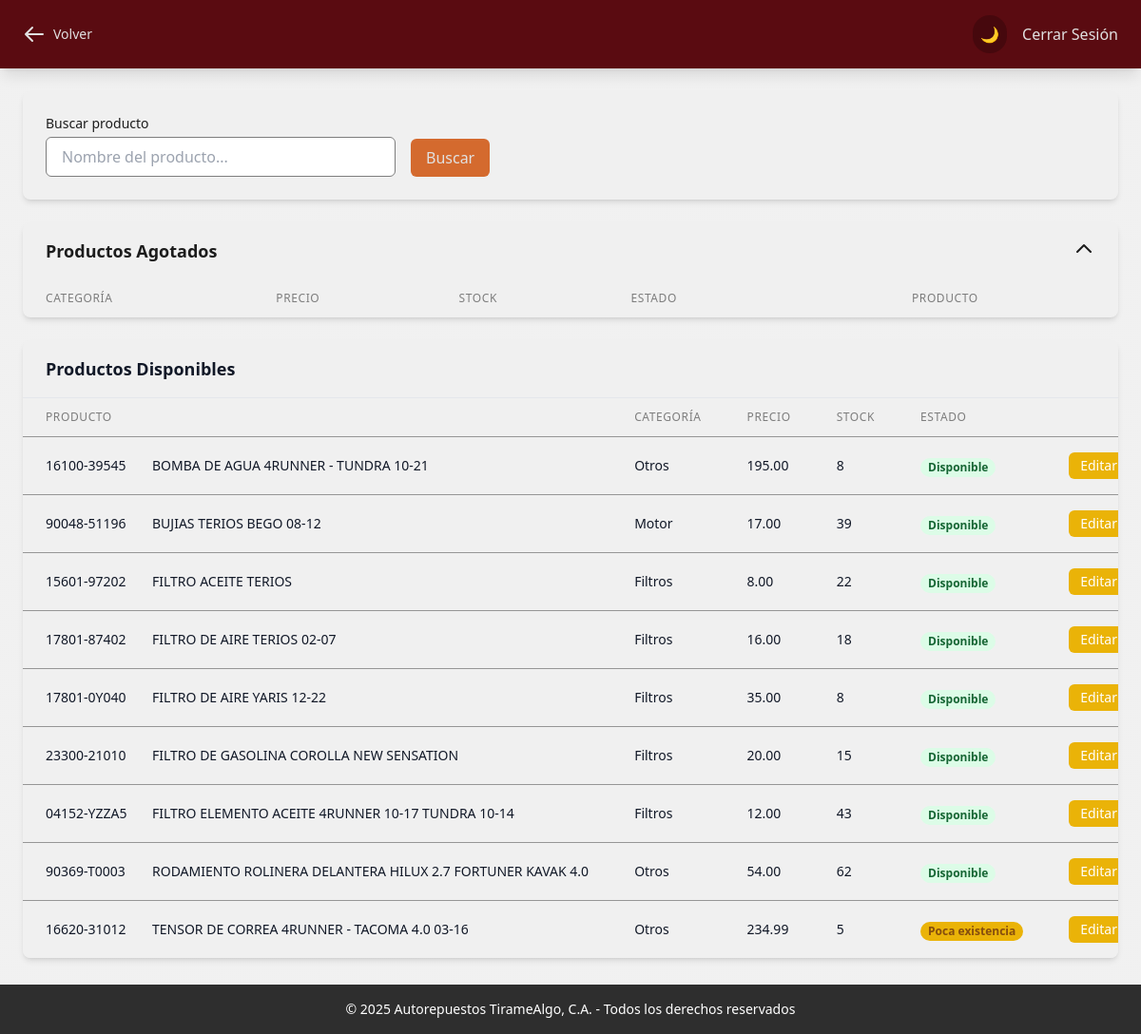
The app's page /panelAdmin/ver-Producto.php (signed in) with its own data.
### tables this page shows
CREATE TABLE `productos` (
  `id_producto` int(11) NOT NULL,
  `numero_de_parte` varchar(20) NOT NULL,
  `nombre_producto` varchar(80) NOT NULL,
  `categoria_producto` varchar(20) DEFAULT NULL,
  `marca_producto` varchar(20) DEFAULT NULL,
  `precio_producto` decimal(10,2) DEFAULT NULL,
  `stock_producto` int(11) DEFAULT NULL,
  `descripcion_producto` text DEFAULT NULL,
  `fecha_creacion` date DEFAULT NULL,
  `hora_creacion` time DEFAULT NULL
);

### panelAdmin/ver-Producto.php (the view, shortened to what this page needs)
<?php
require("../logica/conexionbdd.php");
$search_query = "";
if (isset($_GET['search'])) {
    $search_query = $_GET['search'];
    $sql = "SELECT * FROM productos WHERE nombre_producto LIKE '%$search_query%' ORDER BY nombre_producto ASC;";
} else {
    $sql = "SELECT * FROM productos WHERE stock_producto > 0 ORDER BY nombre_producto ASC;";
}
$result = $conn->query($sql);
?>
<!DOCTYPE html>
<html lang="es" class="dark">
<head>
    <script src="https://cdn.tailwindcss.com"></script>
    <script src="../js/tailwind_config.js"></script>
    <link rel="stylesheet" href="../css/global_style.css">
</head>
<body class="bg-pattern transition-colors duration-200">
    <nav class="bg-custom-wineDeep dark:bg-custom-wineDeep text-custom-silver px-6 py-4 fixed w-full top-0 z-50 shadow-lg">
        <div class="flex justify-between items-center">
            <a href="admin.php"
            class="text-xl hover:text-gray-200 transition-colors duration-200 flex items-center gap-2 cursor-pointer">
                <svg class="w-6 h-6" fill="none" stroke="currentColor" viewBox="0 0 24 24">
                    <path stroke-linecap="round" stroke-linejoin="round" stroke-width="2" d="M10 19l-7-7m0 0l7-7m-7 7h18"/>
                </svg>
                <span class="text-sm">Volver</span>
            </a>
            <div class="flex items-center gap-4">
                <button
                    onclick="toggleDarkMode()"
                    class="p-2 rounded-full bg-custom-wineDark dark:bg-custom-red hover:bg-custom-red dark:hover:bg-custom-wineDark transition-colors duration-200"
                    aria-label="Alternar entre modo oscuro y claro"
                >
                    <span class="dark:hidden">🌙</span>
                </button>
                <a href="../logica/cerrar-sesion.php" class="hover:underline">Cerrar Sesión</a>
            </div>
        </div>
    </nav>
    <main class="pt-24 px-6 pb-20">
        <div class="bg-custom-silverLight dark:bg-custom-steelDark rounded-lg shadow-md p-6 mb-6">
            <form method="GET" action="ver-Producto.php" class="flex flex-col sm:flex-row gap-4 items-end">
                <div class="w-full sm:w-1/3">
                    <label class="block text-sm font-medium text-custom-black dark:text-custom-silver mb-1">
                        Buscar producto
                    </label>
                    <input
                        type="text"
                        name="search"
                        placeholder="Nombre del producto..."
                        class="w-full px-4 py-2 rounded-md border border-custom-gray dark:border-custom-gray
                            dark:bg-custom-gray dark:text-custom-silverLight focus:ring-2 focus:ring-custom-red"
                        value="<?php echo htmlspecialchars($search_query); ?>"
                    >
                </div>
                <button type="submit" class="w-full sm:w-auto px-4 py-2 bg-custom-orange hover:bg-custom-wineDark dark:bg-custom-orange
                        dark:hover:bg-custom-red text-custom-silver rounded-md transition-colors duration-200">
                    Buscar
                </button>
            </form>
        </div>
        <div class="bg-custom-silverLight dark:bg-custom-steelDark rounded-lg shadow-md overflow-hidden mb-6">
            <button onclick="toggleSinStock()"
                    class="w-full px-6 py-4 flex justify-between items-center text-left text-custom-black dark:text-custom-silver hover:bg-custom-silverTitan dark:hover:bg-custom-gray">
                <div class="flex items-center">
                    <span class="text-lg font-semibold">Productos Agotados</span>
                </div>
                <svg id="arrow-sin-stock" class="w-5 h-5 transform rotate-180 transition-transform duration-200" fill="none" stroke="currentColor" viewBox="0 24 24">
                    <path stroke-linecap="round" stroke-linejoin="round" stroke-width="2" d="M19 9l-7 7-7-7"/>
                </svg>
            </button>
            <div id="lista-sin-stock">
                <div class="overflow-x-auto">
                    <table class="min-w-full divide-y divide-custom-silverTitan dark:divide-custom-gray">
                        <thead class="bg-custom-gray-50 dark:bg-custom-gray">
                            <tr>
                                <th class="px-6 py-3 text-left text-xs font-medium text-custom-gray dark:text-custom-silverLight uppercase tracking-wider">Categoría</th>
                                <th class="px-6 py-3 text-left text-xs font-medium text-custom-gray dark:text-custom-silverLight uppercase tracking-wider">Precio</th>
                                <th class="px-6 py-3 text-left text-xs font-medium text-custom-gray dark:text-custom-silverLight uppercase tracking-wider">Stock</th>
                                <th class="px-6 py-3 text-left text-xs font-medium text-custom-gray dark:text-custom-silverLight uppercase tracking-wider">Estado</th>
                                <th class="px-6 py-3 text-left text-xs font-medium text-custom-gray dark:text-custom-silverLight uppercase tracking-wider"></th>
                                <th class="px-6 py-3 text-left text-xs font-medium text-custom-gray dark:text-custom-silverLight uppercase tracking-wider">Producto</th>
                            </tr>
                        </thead>
                    </table>
                </div>
            </div>
        </div>
        <div class="bg-custom-silverLight dark:bg-custom-steelDark rounded-lg shadow-md overflow-hidden" id="lista-productos">
            <div class="px-6 py-4 border-b border-gray-200 dark:border-gray-700">
                <h2 class="text-lg font-semibold text-gray-900 dark:text-white">Productos Disponibles</h2>
            </div>
            <div class="overflow-x-auto">
                <table class="min-w-full divide-y divide-custom-silverTitan dark:divide-custom-gray">
                    <thead class="bg-custom-gray-50 dark:bg-custom-gray">
                        <tr>
                            <th class="px-6 py-3 text-left text-xs font-medium text-custom-gray dark:text-custom-silverLight uppercase tracking-wider">Producto</th>
                            <th class="px-6 py-3 text-left text-xs font-medium text-custom-gray dark:text-custom-silverLight uppercase tracking-wider">Categoría</th>
                            <th class="px-6 py-3 text-left text-xs font-medium text-custom-gray dark:text-custom-silverLight uppercase tracking-wider">Precio</th>
                            <th class="px-6 py-3 text-left text-xs font-medium text-custom-gray dark:text-custom-silverLight uppercase tracking-wider">Stock</th>
                            <th class="px-6 py-3 text-left text-xs font-medium text-custom-gray dark:text-custom-silverLight uppercase tracking-wider">Estado</th>
                            <th class="px-6 py-3 text-left text-xs font-medium text-custom-gray dark:text-custom-silverLight uppercase tracking-wider"></th>
                        </tr>
                    </thead>
                    <tbody class="bg-custom-silverLight dark:bg-custom-steelDark divide-y divide-custom-silverTitan dark:divide-custom-gray">
                        <?php
                        if ($result->num_rows > 0) {
                            while ($row = $result->fetch_assoc()) {
                        ?>
                        <tr>
                        <a href="../catalogo/producto-detalle.php? echo $row['id_producto']; ?>">
                            <td class="px-6 py-4 whitespace-nowrap" >
                                <div class="flex items-center">
                                    <div class="text-sm font-medium text-gray-900 dark:text-white w-24">
                                    <?php echo $row['numero_de_parte']; ?>
                                    </div>
                                    <div class="ml-4">
                                        <div class="text-sm font-medium text-gray-900 dark:text-white"><?php echo $row['nombre_producto']; ?> </div>
                                    </div>
                                </div>
                            </td>
                            <td class="px-6 py-4 whitespace-nowrap">
                                <div class="text-sm text-gray-900 dark:text-white"><?php echo $row['categoria_producto']; ?></div>
                            </td>
                            <td class="px-6 py-4 whitespace-nowrap">
                                <div class="text-sm text-gray-900 dark:text-white"><?php echo $row['precio_producto']; ?></div>
                            </td>
                            <td class="px-6 py-4 whitespace-nowrap">
                                <div class="text-sm text-gray-900 dark:text-white"><?php echo $row['stock_producto']; ?></div>
                            </td>
                            <td class="px-6 py-4 whitespace-nowrap">
                                <?php
                                if ($row['stock_producto'] > 5 ){
                                    echo '<span class="px-2 inline-flex text-xs leading-5 font-semibold rounded-full bg-green-100 text-green-800 dark:bg-green-900 dark:text-green-200">Disponible</span>';
                                }
                                if ($row['stock_producto'] < 6 ){
                                    echo '<span class="px-2 inline-flex text-xs leading-5 font-semibold rounded-full bg-yellow-500 text-yellow-800 dark:bg-yellow -900 dark:text-yellow-900">Poca existencia</span>';
                                }
                                ?>
                                </td>
                            <td class="px-6 py-4 whitespace-nowrap text-sm font-medium">
                            <div class="flex space-x-2">
                                        <a href="editarProducto.php?numero_de_parte=<?php echo $row['numero_de_parte']; ?>" class="bg-yellow-500 hover:bg-yellow-600 text-white px-3 py-1 rounded-md transition-colors duration-200">
                                            Editar
                                        </a>
                                    </div>
                            </td>
                            </a>
                        </tr>
                        <?php
                            }
                        }
                        ?>
                    </tbody>
                </table>
            </div>
        </div>
    </main>
    <footer class="bg-custom-steelDark dark:bg-custom-black text-white text-center py-4 fixed bottom-0 w-full text-sm">
        <p>&copy; 2025 Autorepuestos TirameAlgo, C.A. - Todos los derechos reservados</p>
    </footer>
</body>
</html>

### css/global_style.css (style rules this page uses)
.bg-pattern { background-image: linear-gradient(to bottom, rgba(240, 240, 240, 0.95) 0%, rgba(240, 240, 240, 0.95) 100%); background-size: cover; background-position: center; background-attachment: fixed; }

### records on screen
productos: numero_de_parte "16100-39545", nombre_producto "BOMBA DE AGUA 4RUNNER - TUNDRA 10-21", categoria_producto "Otros", precio_producto "195.00", stock_producto "8", shows "Disponible"
productos: numero_de_parte "90048-51196", nombre_producto "BUJIAS TERIOS BEGO 08-12", categoria_producto "Motor", precio_producto "17.00", stock_producto "39", shows "Disponible"
productos: numero_de_parte "15601-97202", nombre_producto "FILTRO ACEITE TERIOS", categoria_producto "Filtros", precio_producto "8.00", stock_producto "22", shows "Disponible"
productos: numero_de_parte "17801-87402", nombre_producto "FILTRO DE AIRE TERIOS 02-07", categoria_producto "Filtros", precio_producto "16.00", stock_producto "18", shows "Disponible"
productos: numero_de_parte "17801-0Y040", nombre_producto "FILTRO DE AIRE YARIS 12-22", categoria_producto "Filtros", precio_producto "35.00", stock_producto "8", shows "Disponible"
productos: numero_de_parte "23300-21010", nombre_producto "FILTRO DE GASOLINA COROLLA NEW SENSATION", categoria_producto "Filtros", precio_producto "20.00", stock_producto "15", shows "Disponible"
productos: numero_de_parte "04152-YZZA5", nombre_producto "FILTRO ELEMENTO ACEITE 4RUNNER 10-17 TUNDRA 10-14", categoria_producto "Filtros", precio_producto "12.00", stock_producto "43", shows "Disponible"
productos: numero_de_parte "90369-T0003", nombre_producto "RODAMIENTO ROLINERA DELANTERA HILUX 2.7 FORTUNER KAVAK 4.0", categoria_producto "Otros", precio_producto "54.00", stock_producto "62", shows "Disponible"
productos: numero_de_parte "16620-31012", nombre_producto "TENSOR DE CORREA 4RUNNER - TACOMA 4.0 03-16", categoria_producto "Otros", precio_producto "234.99", stock_producto "5", shows "Poca existencia"
